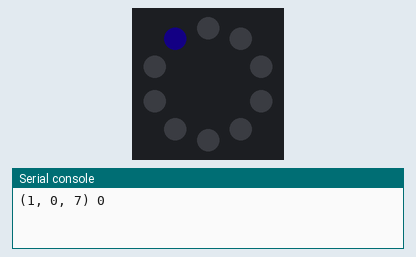
Simulated run of this program. Board: Circuit Playground running CircuitPython. Parts: the board's ring of 10 RGB LEDs (number 0 left of the top, counting anticlockwise), the last lines printed to the serial console. Dim RGB values are drawn brighter than linear.

Above: at 0.1 s.
At 0.6 s:
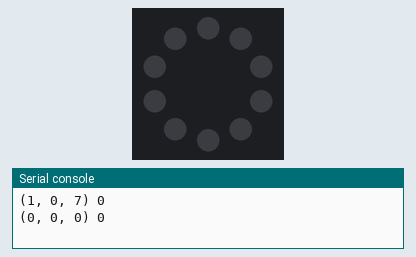

The program:

mako.py
```python
# mako.py

import time
from adafruit_circuitplayground.express import cpx

red    = 1 #  or any value 0-255
green  = 0
blue   = 7

c      = (0,0,0) # this tuple represents a dark neopixel
                 # with color r,g,b values all zeros
ca     = c
cb     = (red,green,blue)

pixel  = 0 # The first pixel - they are numbered from zero

def toggle_color(): # toggle color tuple between c = (0,0,0) and c = (red,green,blue)
    global c

    if (c == ca):
        c = cb
        return c

    if ( c == cb):
        c = ca
        return c

def print_messages():
    # print("Bart! apm")
    print(c, end='') # tuple
    print(" ", end='')
    print(pixel) # which pixel?

def loop():
    while True:
        # cpx.pixels[0] = (abs(cpx.pixels[0][0] - red), green, blue)
        toggle_color() # dark, or specified color tuple
        print_messages() # optional
        cpx.pixels[pixel] = c
        time.sleep(0.5)

loop()
```

Measured:
- what the display in image 1 shows lasts 0.5 s, from 0.5 s to 1.0 s
